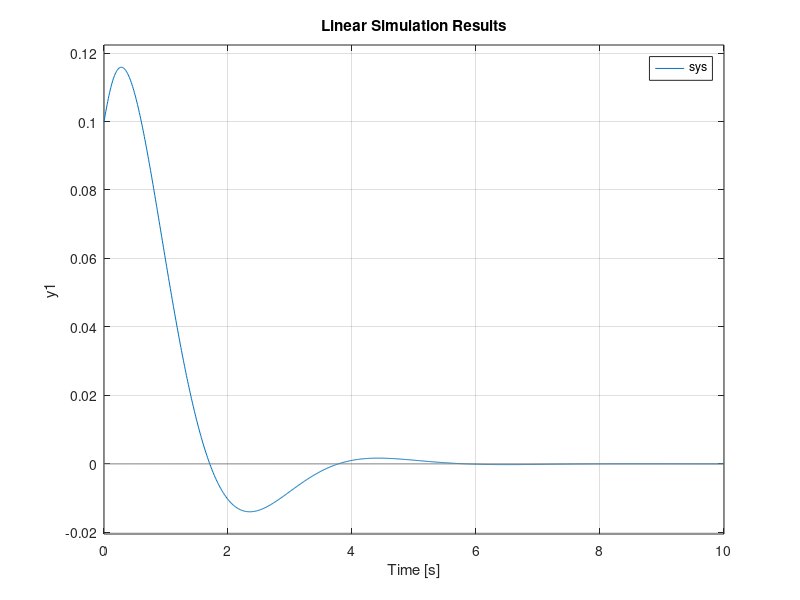

The MATLAB source for this figure:
%
% mw_lsim01.m
%
% Example from Mathworks showing how to use the lsim
% command with initial conditions.
%
%  http://ctms.engin.umich.edu/CTMS/index.php?aux=Extras_lsim
%

clear;
clf;

A = [-20 -40 -60
	 1	 0	 0
	 0	 1	 0];
B = [1
	 0
	 0];
C = [0 0 1];
D = 0;

T = 0:0.01:10;
U = zeros(size(T));
X0 = [0.1 0.1 0.1];
sys = ss(A,B,C,D);
lsim(sys, U, T, X0);
